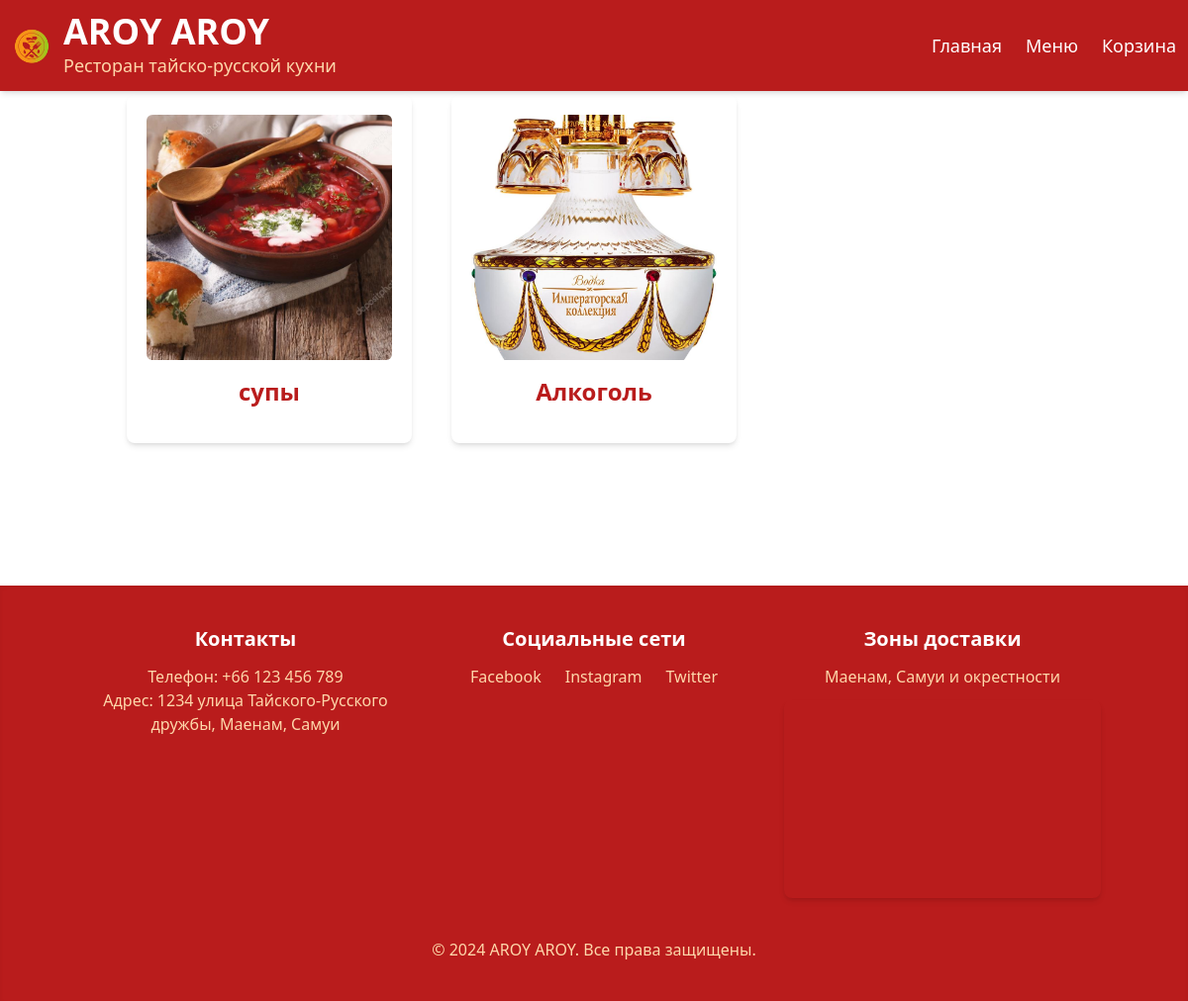
The app's page /menu/ with its own data.
### restaurant/models.py (models this page shows, shortened)
class Category(models.Model):
    name = models.CharField(max_length=255)
    image = models.ImageField(upload_to='categories/images', blank=True, null=True)

### restaurant/views.py (the view)
# urls.py: path("menu/", views.menu, name="menu"),  # Путь для страницы меню
def menu(request):
    categories = Category.objects.prefetch_related("products").all()
    return render(request, "menu.html", {"categories": categories})

### restaurant/templates/menu.html (shortened to what this page needs)
<!DOCTYPE html>
<html lang="ru">
<head>
    {% load static %}
    <script src="https://cdn.tailwindcss.com"></script>
    <link rel="stylesheet" href="{% static 'css/styles.css' %}">
</head>
<body class="bg-white font-sans">
{% include 'common_header.html' %}
<div class="menu-categories container mx-auto p-10 pt-24">
    <div class="grid grid-cols-1 md:grid-cols-2 lg:grid-cols-3 gap-10">
        {% for category in categories %}
            {% if category.products.exists %}
                <a href="{% url 'category_detail' category.id %}"
                   class="category bg-white shadow-md rounded-lg p-5 mb-6 text-center" style="aspect-ratio: 1/1;">
                    <img src="
                            {% if category.image %}{{ category.image.url }}{% else %}{% static 'images/default.jpg' %}{% endif %}"
                         alt="{{ category.name }}" class="w-full h-full object-cover rounded-md mb-4">
                    <h2 class="text-2xl font-bold mb-4 text-red-700">{{ category.name }}</h2>
                </a>
            {% endif %}
        {% endfor %}
    </div>
</div>
{% include 'common_footer.html' %}
</body>
</html>

### static/css/styles.css (style rules this page uses)
body { background-color: #f8f4e6; font-family: 'Arial', sans-serif; margin: 0; padding: 0; color: #333; }
h1, h2, h3, .text-red-700 { color: #b22222; font-weight: bold; }
h2 { text-align: center; margin-top: 20px; margin-bottom: 10px; }
a { color: #b22222; text-decoration: none; }

### records on screen
Category: image (picture), name "супы"
Category: image (picture), name "Алкоголь"
